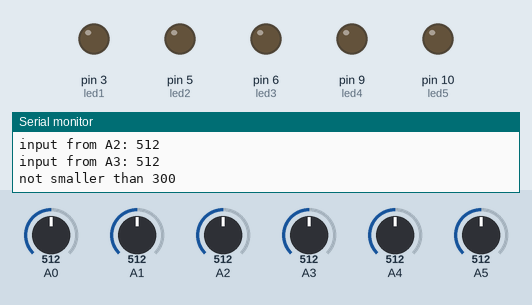
This sketch was run on a simulated Arduino Uno, built with avr-gcc and run on an emulated ATmega328P. Parts: output pins drawn as LEDs (lit = HIGH), the last lines printed to the serial monitor. The test bench sets the inputs (shaded band); at power-on: A0 = 512, A1 = 512, A2 = 512, A3 = 512, A4 = 512, A5 = 512.

Above: at 1.2 s.
1.3 s: A0 set to 90
At 2.5 s:
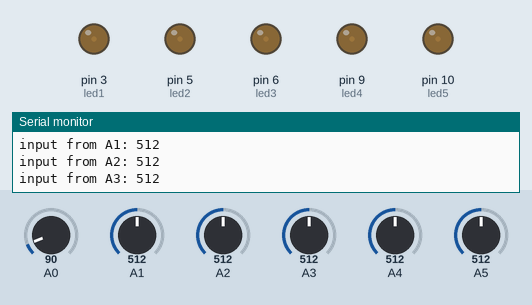
2.8 s: A1 set to 492
At 3.8 s:
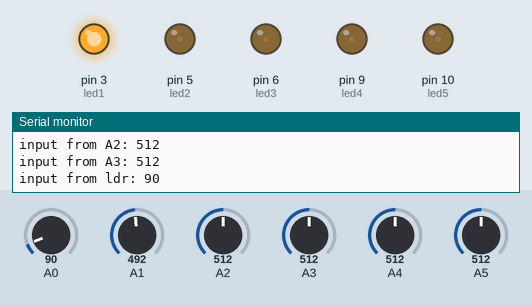
4.3 s: A2 set to 489
At 5.4 s:
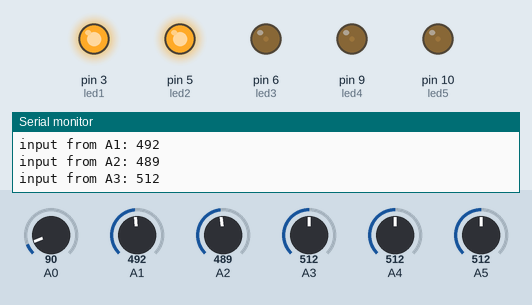
5.8 s: A3 set to 491
At 6.6 s:
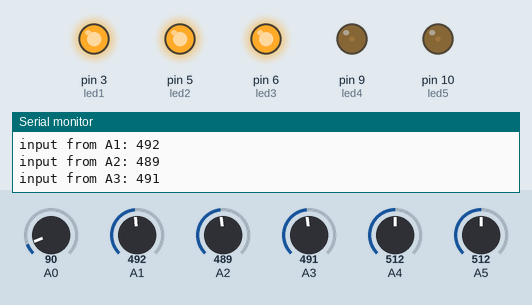
7.3 s: A4 set to 490
At 7.9 s:
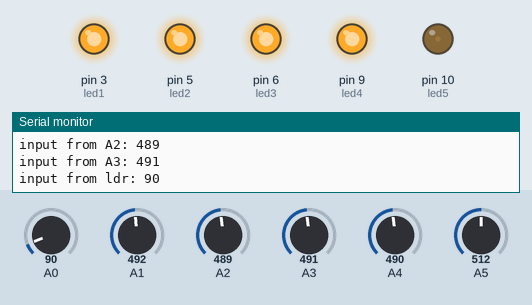
8.8 s: A5 set to 490
At 9.6 s:
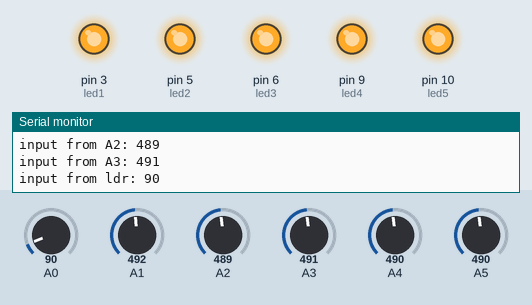
Timing chart, 0 to 11.3 s (numbered marks = the images above; inputs shaded):
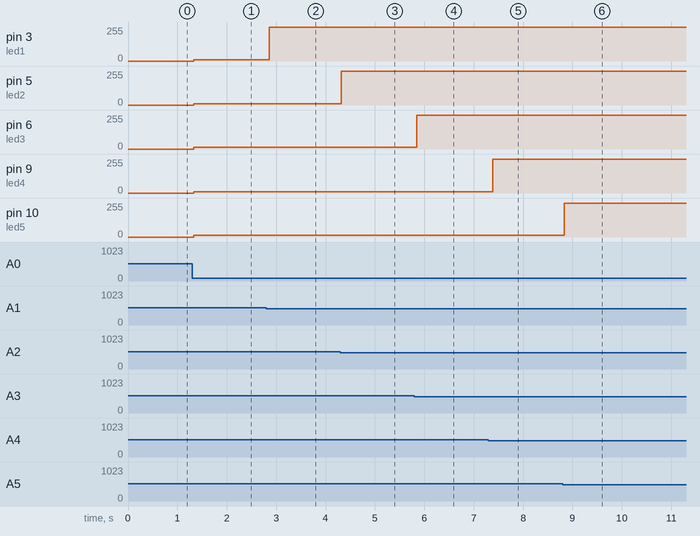

The sketch:

tr.ino
```cpp
int led1 = 3;
int led2 = 5;
int led3 = 6;
int led4 = 9;
int led5 = 10;

void setup()
{
  Serial.begin(9600);
  pinMode(led1, OUTPUT);
  pinMode(led2, OUTPUT);
  pinMode(led3, OUTPUT);
  pinMode(led4, OUTPUT);
  pinMode(led5, OUTPUT);
}

void loop()
{

  Serial.println("");
  Serial.print("input from ldr: ");
  Serial.println(analogRead(A0));
  Serial.print("input from A1: ");
  Serial.println(analogRead(A1));
  Serial.print("input from A2: ");
  Serial.println(analogRead(A2));
  Serial.print("input from A3: ");
  Serial.println(analogRead(A3));


  if (analogRead(A0) < 100) {
    if (analogRead(A1) < 500) {
      digitalWrite(led1, HIGH);
    } else {
      analogWrite(led1, 225/20);
    }

    if (analogRead(A2) < 500) {
      digitalWrite(led2, HIGH);
    } else {
      analogWrite(led2, 225/20);
    }

    if (analogRead(A3) < 500) {
      digitalWrite(led3, HIGH);
    } else {
      analogWrite(led3,255/20);
    }

    if (analogRead(A4) < 500) {
      digitalWrite(led4, HIGH);
    } else {
      analogWrite(led4, 225/20);
    }

    if (analogRead(A5) < 500) {
      digitalWrite(led5, HIGH);
    } else {
      analogWrite(led5, 255/20);
    }

  } else {
    Serial.println("not smaller than 300");
    digitalWrite(led1, LOW);
    digitalWrite(led2, LOW);
    digitalWrite(led3, LOW);
    digitalWrite(led4, LOW);
    digitalWrite(led5, LOW);
  }
}
```

Measured:
- the behaviour switches between 500 and 499 on A1 (found by bisection; images 1 and 2)
- the behaviour switches between 500 and 499 on A2 (found by bisection; images 2 and 3)
- the behaviour switches between 500 and 499 on A3 (found by bisection; images 3 and 4)
- after the input at 1.3 s, pin 3 (led1), pin 5 (led2), pin 9 (led4): 0/255 → 11/255 at once; pin 6 (led3), pin 10 (led5): 0/255 → 12/255 at once
- after the input at 2.8 s, pin 3 (led1): 11/255 → 255/255 after 0.06 s
- after the input at 4.3 s, pin 5 (led2): 11/255 → 255/255 at once
- after the input at 5.8 s, pin 6 (led3): 12/255 → 255/255 after 0.05 s
- after the input at 7.3 s, pin 9 (led4): 11/255 → 255/255 after 0.08 s
- after the input at 8.8 s, pin 10 (led5): 12/255 → 255/255 at once
